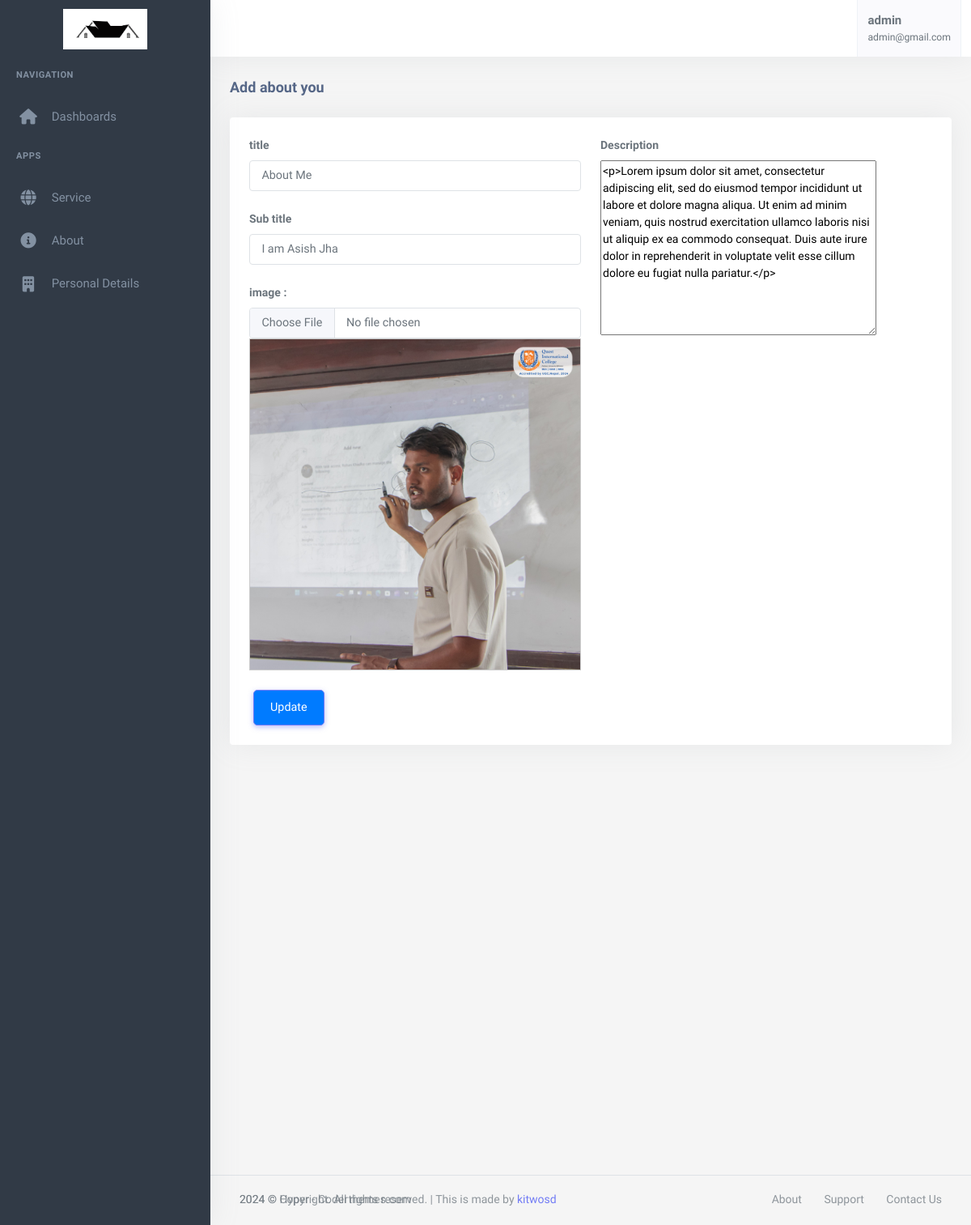
Page /dashboard/add/about (signed in) on the committed database.
### useraccount/models.py (models this page shows, shortened)
class User(AbstractBaseUser, PermissionsMixin):
    email = models.EmailField(
        verbose_name='Email',
        max_length=255,
        unique=True,
    )
    firstname = models.CharField(max_length=200)
    lastname = models.CharField(max_length=200)
    is_admin = models.BooleanField(default=False)
    is_user = models.BooleanField(default=False)
    is_subAdmin = models.BooleanField(default=False)
    phone_No = models.CharField(max_length=150, null=True, blank=True)
    avatar = models.ImageField(upload_to="avatarimage/", null=True, blank=True)
    created_at = models.DateTimeField(auto_now_add=True)
    updated_at = models.DateTimeField(auto_now=True)
    objects = UserManager()
    USERNAME_FIELD = 'email'
    REQUIRED_FIELDS = ['firstname','lastname', 'phone_No']

### app/models.py (models this page shows, shortened)
class PersonalDetail(models.Model):
    firstName = models.CharField(max_length=50)
    lastName = models.CharField(max_length=50)
    email = models.EmailField()
    logo = models.FileField(upload_to="logo")
    phone = models.CharField(max_length=20)
    address = models.CharField(max_length=50)
    facebookUrl = models.URLField()
    twiterUrl = models.URLField()
    instagramUrl = models.URLField()
    description = models.TextField()
    class Meta:
        ordering = ['-id']

class About(models.Model):
    image=models.FileField(upload_to="aboutimage")
    title=models.CharField(max_length=200)
    subtitle=models.CharField(max_length=200)
    description=RichTextField()

### useraccount/decorators.py (the view)
    def wrapper_fun(request, *arg, **kwargs):
        if request.user.is_authenticated:
            return view_fun(request, *arg, **kwargs)
        else:
            messages.warning(request, "Login required...")
            return redirect('useraccount:login')

### app2/forms.py
class AboutForm(forms.ModelForm):
    class Meta:
        model = About
        fields = '__all__'

### app/context_processor.py (called while the page is built)
def personaldetail(request):
    personaldetail= PersonalDetail.objects.first()
    return{
        'personaldetail':personaldetail
    }

### app2/templates/app2/create_about.html (shortened to what this page needs)
{% extends 'app2/base.html' %}
{% load static %}
{% block body %}
            <div class="content-page">
                <div class="content">
                    <div class="container-fluid">
                        <div class="row">
                            <div class="col-12">
                                <div class="page-title-box">
                                    <h4 class="page-title">Add about you</h4>
                                </div>
                            </div>
                        </div>
                        <div class="row">
                            <div class="col-12">
                                <div class="card">
                                    <div class="card-body">
                                       <form method="post" enctype="multipart/form-data" action="{% if instance %}{% url 'dashboard:add_About'  %}{% else %}{% url 'dashboard:add_About' %}{% endif %}" >
                                       <div class="row">
                                          <div class="col-xl-6">
                                          <div class="mb-3">
                                             <label class="form-label">title</label>
                                             <input type="text" name="{{ form.title.name }}" id="{{ form.title.id_for_label }}" class="form-control"
                                             value="{% if instance %}{{ instance.title }}{% endif %}" placeholder="Enter title">
                                          </div>
                                          <div class="mb-3">
                                            <label class="form-label">Sub title</label>
                                            <input type="text" name="{{ form.subtitle.name }}" id="{{ form.subtitle.id_for_label }}" class="form-control"
                                            value="{% if instance %}{{ instance.subtitle }}{% endif %}" placeholder="Enter sub-subtitle e.g My name is....">
                                         </div>
                                           <div class="mb-3">
                                            <label for="{{ form.image.id_for_label }}" class="form-label">image :</label>
                                            <input type="file" name="{{ form.image.name }}" id="{{ form.image.id_for_label }}" class="form-control" {% if not instance %}required{% endif %} onchange="showPreview(this);">
                                            <div id="imageContainer" style="width:auto; height:auto;">
                                                <img class="img-fluid" id="imagePreview" src="{% if instance %}{{ instance.image.url }}{% endif %}" alt="" >
                                            </div>
                                        </div>
                                        </div>
                                        <div class="col-xl-6">
                                          <div class="mb-3">
                                             <label class="form-label">Description</label>
                                            {{form.description}}
                                          </div>
                                        </div>
                                          <div class="col-lg-12">
                                             {% if instance %}
                                             <button type="submit" class="btn btn-primary">Update</button>
                                         {% else %}
                                             <button type="submit" class="btn btn-primary">Add</button>
                                         {% endif %}
                                        </div>
                                       </div>
                                       </form>
                    </div>
                </div>
                <footer class="footer">
                    <div class="container-fluid">
                        <div class="row">
                            <div class="col-md-6">
                                <script>document.write(new Date().getFullYear())</script> © Hyper - Coderthemes.com
                            </div>
                            <div class="col-md-6">
                                <div class="text-md-end footer-links d-none d-md-block">
                                    <a href="javascript: void(0);">About</a>
                                    <a href="javascript: void(0);">Support</a>
                                    <a href="javascript: void(0);">Contact Us</a>
                                </div>
                            </div>
                        </div>
                    </div>
                </footer>
            </div>
        </div>
        {% endblock %}

### app2/templates/app2/base.html (shortened to what this page needs)
{% load static %}
<!DOCTYPE html>
<html lang="en">
    <head>
        <link rel="stylesheet" href="{% static 'app2/assets/vendor/jquery-toast-plugin/jquery.toast.min.css'%}">
        <link href="{% static 'app2/assets/css/app-saas.min.css'%}" rel="stylesheet" type="text/css" id="app-style" />
        <link href="{% static 'app2/assets/css/icons.min.css'%}" rel="stylesheet" type="text/css" />
        <link rel="stylesheet" href="https://cdnjs.cloudflare.com/ajax/libs/font-awesome/6.0.0-beta3/css/all.min.css">
        <link rel="stylesheet" href="https://cdnjs.cloudflare.com/ajax/libs/font-awesome/6.0.0-beta3/css/all.min.css">
        <link rel="stylesheet" href="https://cdnjs.cloudflare.com/ajax/libs/font-awesome/6.0.0-beta3/css/all.min.css">
        <link href="{% static 'app2/assets/vendor/bootstrap-datepicker/css/bootstrap-datepicker.min.css'%}" rel="stylesheet" type="text/css" />
        <link href="{% static 'app2/assets/vendor/select2/css/select2.min.css'%}" rel="stylesheet" type="text/css" />
        <link href="{% static 'app2/assets/vendor/datatables.net-bs5/css/dataTables.bootstrap5.min.css'%}" rel="stylesheet" type="text/css" />
        <link href="{% static 'app2/assets/vendor/datatables.net-responsive-bs5/css/responsive.bootstrap5.min.css'%}" rel="stylesheet" type="text/css" />
        <link href="{% static 'app2/assets/css/app-saas.min.css'%}" rel="stylesheet" type="text/css" id="app-style" />
        <link href="{% static 'app2/assets/css/icons.min.css'%}" rel="stylesheet" type="text/css" />
        <link href="https://cdn.jsdelivr.net/npm/summernote@0.8.16/dist/summernote-lite.min.css" rel="stylesheet">
    </head>
    <link rel="stylesheet" href="https://maxcdn.bootstrapcdn.com/font-awesome/4.7.0/css/font-awesome.min.css">
    <body>
        <div class="wrapper">
            <div class="navbar-custom">
                <div class="topbar container-fluid justify-content-between">
                    <div class="d-flex align-items-center  gap-lg-2 gap-1">
                        <button class="button-toggle-menu sm:float-end">
                            <i class="mdi mdi-menu"></i>
                        </button>
                    </div>
                    <ul class="topbar-menu d-flex align-items-center gap-3">
                        <li class="d-none d-sm-inline-block">
                            <a class="nav-link" data-bs-toggle="offcanvas" href="#theme-settings-offcanvas">
                                <i class="ri-settings-3-line font-22"></i>
                            </a>
                        </li>
                        <li class="d-none d-sm-inline-block">
                            <div class="nav-link" id="light-dark-mode" data-bs-toggle="tooltip" data-bs-placement="left" title="Theme Mode">
                                <i class="ri-moon-line font-22"></i>
                            </div>
                        </li>
                        <li class="d-none d-md-inline-block">
                            <a class="nav-link" href="#" data-toggle="fullscreen">
                                <i class="ri-fullscreen-line font-22"></i>
                            </a>
                        </li>
                        <li class="dropdown">
                            <a class="nav-link dropdown-toggle arrow-none nav-user px-2" data-bs-toggle="dropdown" href="#" role="button" aria-haspopup="false" aria-expanded="false">
                                <span class="d-lg-flex flex-column gap-1 d-none">
                                    <h5 class="my-0">{{request.user.firstname}}</h5>
                                    <h6 class="my-0 fw-normal">{{request.user.email}}</h6>
                                </span>
                            </a>
                        </li>
                    </ul>
                </div>
            </div>
            <div class="leftside-menu">
                <a href="{% url 'dashboard:index' %}" class="logo logo-light">
                    <span class="logo-lg">
                        <img src="{{personaldetail.logo.url}}" alt="logo">
                    </span>
                </a>
                <div class="h-100" id="leftside-menu-container" data-simplebar>
                <ul class="side-nav">
                    <li class="side-nav-title">Navigation</li>
                    <li class="side-nav-item">
                        <a  href="{% url 'dashboard:index' %}" aria-expanded="false" aria-controls="sidebarDashboards" class="side-nav-link">
                            <i class="fas fa-home"></i>
                            <span> Dashboards </span>
                        </a>
                    </li>
                    <li class="side-nav-title">Apps</li>
                    <li class="side-nav-item">
                        <a data-bs-toggle="collapse" href="#sidebarForms" aria-expanded="false" aria-controls="sidebarForms" class="side-nav-link">
                            <i class="fas fa-globe"></i>
                            <span> Service </span>
                            <span class="menu-arrow"></span>
                        </a>
                    </li>
                    <li class="side-nav-item">
                        <a href="{% url 'dashboard:add_About' %}" aria-expanded="false" aria-controls="sidebarEcommerce" class="side-nav-link">
                            <i class="fas fa-info-circle"></i>
                            <span> About </span>
                        </a>
                    </li>
                    <li class="side-nav-item">
                        <a href="{% url 'dashboard:add_PersonalDetails' %}" class="side-nav-link">
                            <i class="fas fa-building"></i>
                            <span>Personal Details</span>
                        </a>
                    </li>
                </ul>
            </div>
        </div>
  {% block body %}
  {% endblock  %}
        <footer class="footer">
            <div class="container-fluid">
                <div class="row">
                    <div class="col-md-6">
                        <script>document.write(new Date().getFullYear())</script> © Copyright. All rights reserved. | This is made by <a href="" target="_blank">kitwosd</a>
                    </div>
                    <div class="col-md-6">
                    </div>
                </div>
            </div>
        </footer>
    </div>
    </div>
                        </body>
                        </html>

### app2/templates/app2/base.html (style rules this page uses)
#imageContainer { max-width: 100%; max-height: 80%; border: 1px solid #ccc; display: flex; align-items: center; justify-content: center; overflow: hidden; }
#imagePreview { max-width: 100%; max-height: 100%; }
.btn { margin: 0 5px; padding: 10px 20px; border-radius: 5px; cursor: pointer; }
.btn-primary { background-color: #007bff; color: #fff; }

### rows in the picture
User: user.firstname "admin", user.email "admin@gmail.com"
PersonalDetail: logo (picture)
About: title "About Me", subtitle "I am Asish Jha", image (picture), description "<p>Lorem ipsum dolor sit amet, consectetur adipiscing elit, sed do eiusmod tempor incididunt ut labore et dolore magna aliqua. Ut enim ad minim veniam, quis nostrud exercitation ullamco laboris nisi ut aliquip ex ea commodo consequat. Duis aute irure dolor in reprehenderit in voluptate velit esse cillum dolore eu fugiat nulla pariatur.</p>"
